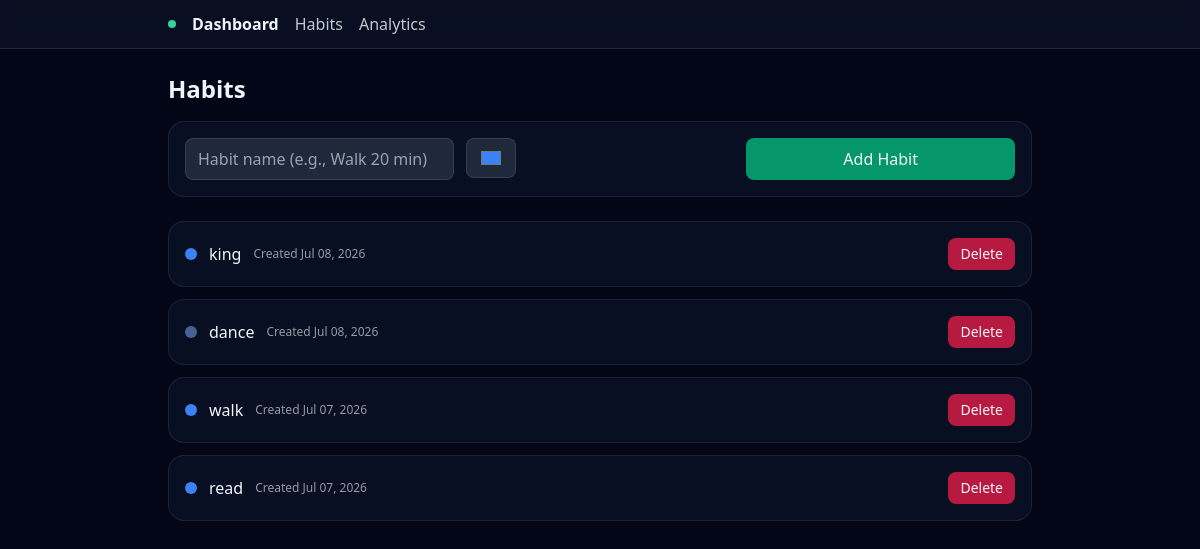
The app's page /habits, older data.
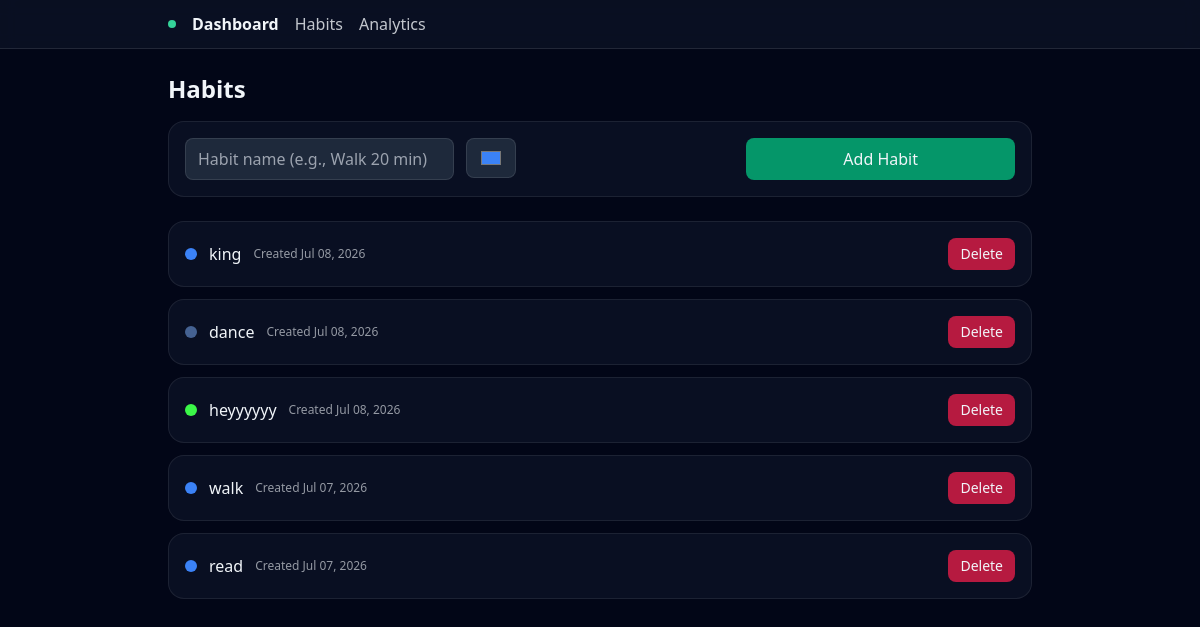
The same page, newer data.
### app.py (models this page shows)
class Habit(db.Model):
    id = db.Column(db.Integer,primary_key=True)
    name = db.Column(db.String(120),nullable=False,unique=True)
    color = db.Column(db.String(9),default="#3b82f6")
    goal_type = db.Column(db.String(20),default='daily')
    target_per_day = db.Column(db.Integer,default=1)
    created_at = db.Column(db.Date,default=date.today)

### app.py (the view)
@app.route('/habits')
def habits():
    habits = Habit.query.order_by(Habit.created_at.desc()).all()
    return render_template('habits.html',habits=habits)

### templates/habits.html
{% extends 'base.html' %}
{% block content %}
    <h1 class="text-2xl font-semibold mb-4">Habits</h1>
    <form method="post" action="/habits/create" class="card rounded-2xl p-4 mb-6 grid md:grid-cols-3 gap-3">
      <input name="name" placeholder="Habit name (e.g., Walk 20 min)" class="px-3 py-2 rounded-lg bg-slate-800 border border-white/10" />
      <input name="color" type="color" value="#3b82f6" class="px-3 py-2 rounded-lg bg-slate-800 border border-white/10 h-10" />
      <button class="px-3 py-2 rounded-lg bg-emerald-600 hover:bg-emerald-500">Add Habit</button>
    </form>
    <div class="grid gap-3">
      {% if habits %}
      {% for habit in habits %}
      <div class="card rounded-2xl p-4 flex items-center justify-between">
        <div class="flex items-center gap-3">
          <div class="w-3 h-3 rounded-full" style="background:{{habit.color}}"></div>
          <div class="font-medium">{{habit.name}}</div>
          <div class="text-xs opacity-60">Created {{habit.created_at.strftime('%b %d, %Y')}}</div>
        </div>
        <form action="/habits/{{habit.id}}/delete" method="POST" onsubmit="return confirm('Delete this habit?')">
          <button class="px-3 py-1.5 rounded-lg bg-rose-600/80 hover:bg-rose-500 text-sm">Delete</button></form>
      </div>
      {% endfor %}
      {% endif %}
    </div>
{% endblock %}

Row changes from the older to the newer data that the page shows:
added Habit: name "heyyyyyy", created_at "Jul 08, 2026"
